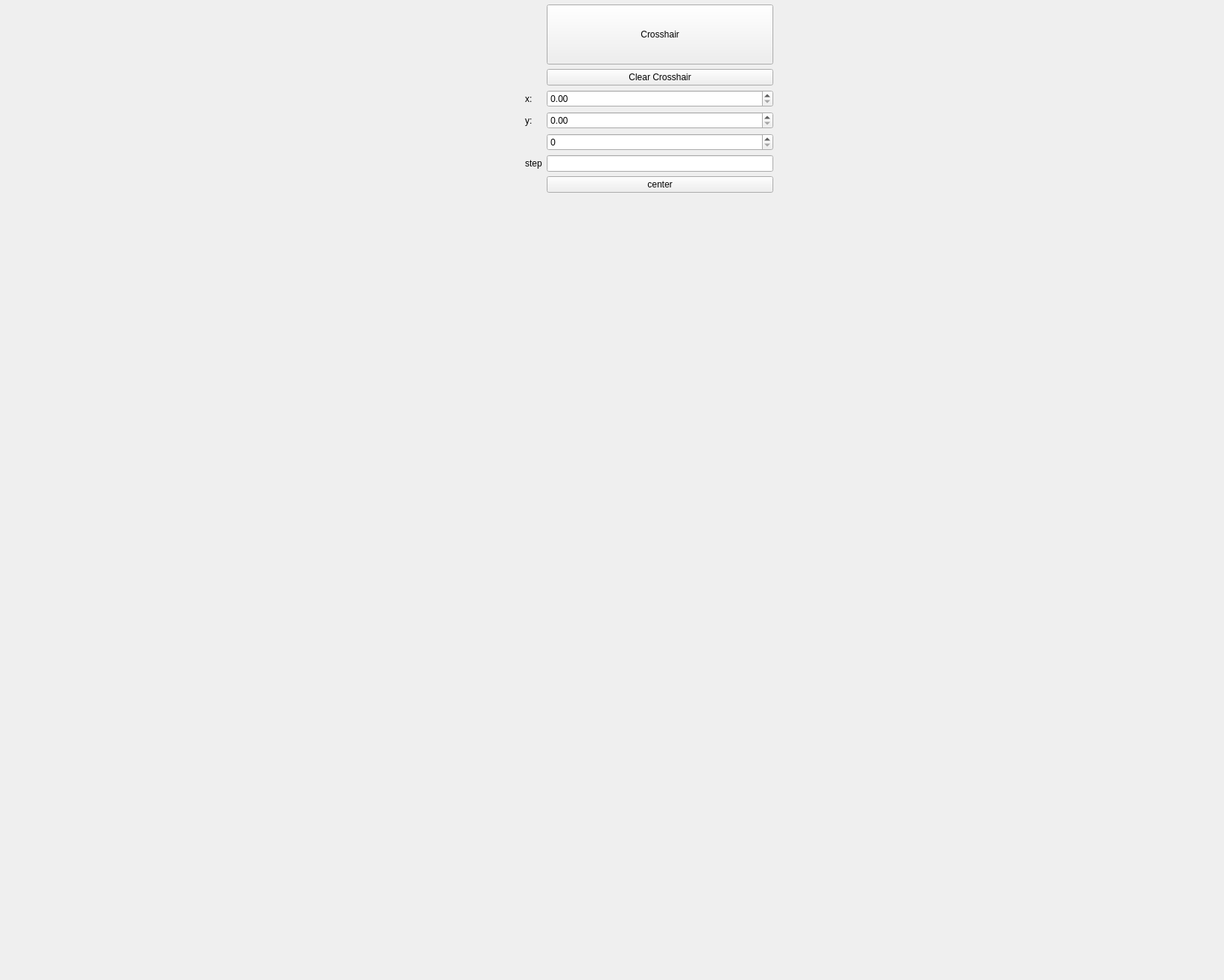
<?xml version="1.0" encoding="UTF-8"?>
<ui version="4.0">
 <class>Form</class>
 <widget class="QWidget" name="Form">
  <property name="geometry">
   <rect>
    <x>0</x>
    <y>0</y>
    <width>1632</width>
    <height>1307</height>
   </rect>
  </property>
  <property name="windowTitle">
   <string>Form</string>
  </property>
  <widget class="QWidget" name="parent_widget" native="true">
   <property name="geometry">
    <rect>
     <x>0</x>
     <y>-14</y>
     <width>1251</width>
     <height>1031</height>
    </rect>
   </property>
   <widget class="QWidget" name="z_vs_x_widget" native="true">
    <property name="geometry">
     <rect>
      <x>-10</x>
      <y>20</y>
      <width>711</width>
      <height>251</height>
     </rect>
    </property>
   </widget>
   <widget class="QWidget" name="widget" native="true">
    <property name="geometry">
     <rect>
      <x>20</x>
      <y>270</y>
      <width>681</width>
      <height>671</height>
     </rect>
    </property>
    <widget class="QWidget" name="horizontalLayoutWidget">
     <property name="geometry">
      <rect>
       <x>0</x>
       <y>0</y>
       <width>691</width>
       <height>671</height>
      </rect>
     </property>
     <layout class="QHBoxLayout" name="horizontalLayout"/>
    </widget>
   </widget>
   <widget class="QWidget" name="crosshair_widget" native="true">
    <property name="geometry">
     <rect>
      <x>700</x>
      <y>20</y>
      <width>331</width>
      <height>251</height>
     </rect>
    </property>
    <layout class="QGridLayout" name="gridLayout">
     <item row="0" column="1">
      <widget class="QPushButton" name="crosshairButton">
       <property name="sizePolicy">
        <sizepolicy hsizetype="Preferred" vsizetype="Preferred">
         <horstretch>0</horstretch>
         <verstretch>0</verstretch>
        </sizepolicy>
       </property>
       <property name="baseSize">
        <size>
         <width>1</width>
         <height>1</height>
        </size>
       </property>
       <property name="text">
        <string>Crosshair</string>
       </property>
       <property name="iconSize">
        <size>
         <width>1</width>
         <height>1</height>
        </size>
       </property>
      </widget>
     </item>
     <item row="4" column="1">
      <widget class="QSpinBox" name="crosshair_width"/>
     </item>
     <item row="2" column="1">
      <widget class="QDoubleSpinBox" name="crosshair_x"/>
     </item>
     <item row="3" column="1">
      <widget class="QDoubleSpinBox" name="crosshair_y"/>
     </item>
     <item row="3" column="0">
      <widget class="QLabel" name="label_3">
       <property name="text">
        <string>y:</string>
       </property>
      </widget>
     </item>
     <item row="5" column="0">
      <widget class="QLabel" name="label_4">
       <property name="text">
        <string>step</string>
       </property>
      </widget>
     </item>
     <item row="1" column="1">
      <widget class="QPushButton" name="clear_crosshair_Button">
       <property name="text">
        <string>Clear Crosshair</string>
       </property>
      </widget>
     </item>
     <item row="2" column="0">
      <widget class="QLabel" name="label">
       <property name="text">
        <string>x:</string>
       </property>
      </widget>
     </item>
     <item row="6" column="1">
      <widget class="QPushButton" name="center_Button">
       <property name="text">
        <string>center</string>
       </property>
      </widget>
     </item>
     <item row="5" column="1">
      <widget class="QLineEdit" name="crosshair_step"/>
     </item>
    </layout>
   </widget>
   <widget class="QWidget" name="z_vs_y_widget" native="true">
    <property name="geometry">
     <rect>
      <x>700</x>
      <y>270</y>
      <width>331</width>
      <height>611</height>
     </rect>
    </property>
   </widget>
  </widget>
 </widget>
 <resources/>
 <connections/>
</ui>
